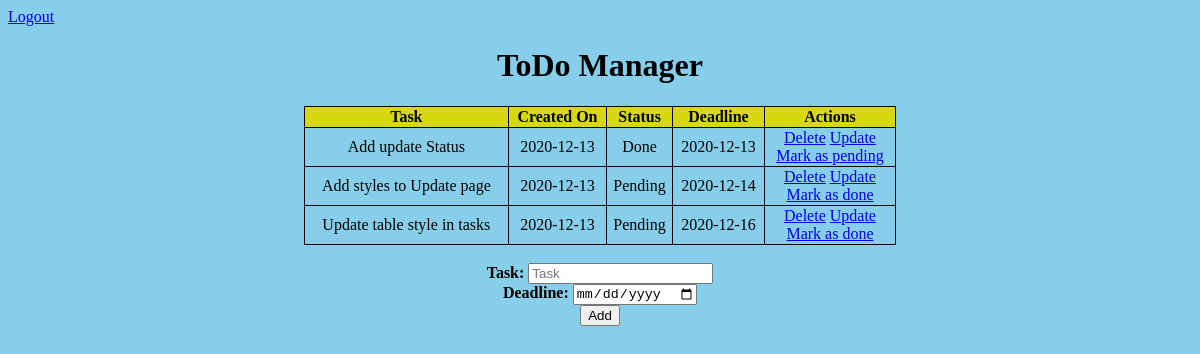
Screenshot of /tasks (signed in) with the database file from the repository.
### app.py (models this page shows, shortened)
class Todo(db.Model):
    __tablename__ = "Tasks"
    id = db.Column(db.Integer, primary_key=True)
    content = db.Column(db.String(200), nullable=False)
    completed = db.Column(db.Integer, default=0)
    date_created = db.Column(db.DateTime, default=datetime.utcnow)
    deadline = db.Column(db.DateTime)
    user = db.Column(db.String(100), nullable=False)

### app.py (the view)
@app.route("/tasks", methods=["POST", "GET"])
def tasks():
    if request.method == "POST":
        task_txt = request.form["task"]
        task_ddl = datetime.strptime(request.form["deadline"], r"%Y-%m-%d")
        user = session["username"]
        newTask = Todo(content=task_txt, deadline=task_ddl, user=user)
        db.session.add(newTask)
        db.session.commit()
        return redirect("/tasks")
    else:
        tasks = Todo.query.order_by(Todo.date_created).filter_by(user = session['username']).all()
        return render_template("tasks.html", tasks=tasks)

### templates/tasks.html (shortened to what this page needs)
{% extends 'base.html' %}
{% block body %}
<div class="buttons">
    <a href="/logout">Logout</a>
</div>
<div class="content">
    <h1>ToDo Manager</h1>
    <table>
        <tr>
            <th>Task</th>
            <th>Created On</th>
            <th>Status</th>
            <th>Deadline</th>
            <th>Actions</th>
        </tr>
        {% for task in tasks: %}
            <tr>
                <td>{{ task.content }}</td>
                <td>{{ task.date_created.date() }}</td>
                {% if task.completed == 1: %}
                    <td>Done</td>
                {% else: %}
                    <td>Pending</td>
                {% endif %}
                <td>{{ task.deadline.date() }}</td>
                <td>
                    <a href="/delete/{{task.id}}">Delete</a>
                    <a href="/update/{{task.id}}">Update</a>
                    <br>
                    {% if task.completed == 1: %}
                        <a href="/mark-as-pending/{{task.id}}">Mark as pending</a>
                    {% else: %}
                        <a href="/mark-as-done/{{task.id}}">Mark as done</a>
                    {% endif %}
                </td>
            </tr>
        {% endfor %}
    </table>
    <br>
    <form action="/tasks", method="POST">
        <label for="task"><b>Task:</b></label>
        <input type="text" name="task" id="task", placeholder="Task">
        <br>
        <label for="deadline"><b>Deadline:</b></label>
        <input type="date" name="deadline" id="deadline", placeholder="Deadline">
        <br>
        <input type="submit" value="Add">
    </form>
</div>
{% endblock %}

### templates/base.html (shortened to what this page needs)
<!DOCTYPE html>
<html lang="en">
    <head>
        <link rel="stylesheet" href="{{ url_for('static', filename='css/main.css') }}">
    </head>
    <body>
        {% block body %}{% endblock %}
    </body>
</html>

### static/css/main.css (style rules this page uses)
th { border: 1px solid black; width: auto; height: 50 px; text-align: center; border-collapse: collapse; background-color: #d8d812; }
td { width: fit-content; text-align: center; border: 1px solid black; border-collapse: collapse; }
div.content { text-align: center; margin-left: auto; margin-right: auto; }
table { width: 50%; border: 1px solid black; border-collapse: collapse; text-align: center; align-self: center; margin-left: auto; margin-right: auto; }
body { background-color: skyblue; }

### rows the page displays
Todo: content "Add update Status", date_created "2020-12-13", completed "Done", deadline "2020-12-13"
Todo: content "Add styles to Update page", date_created "2020-12-13", completed "Pending", deadline "2020-12-14"
Todo: content "Update table style in tasks", date_created "2020-12-13", completed "Pending", deadline "2020-12-16"
